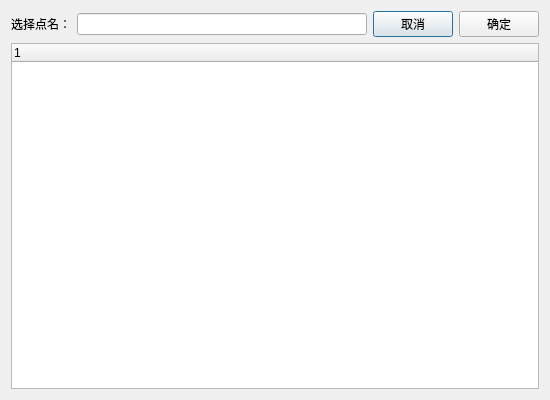
<?xml version="1.0" encoding="UTF-8"?>
<ui version="4.0">
 <class>CPointNameTable</class>
 <widget class="QDialog" name="CPointNameTable">
  <property name="geometry">
   <rect>
    <x>0</x>
    <y>0</y>
    <width>550</width>
    <height>400</height>
   </rect>
  </property>
  <property name="windowTitle">
   <string>点名选择</string>
  </property>
  <layout class="QVBoxLayout" name="verticalLayout">
   <item>
    <layout class="QHBoxLayout" name="horizontalLayout">
     <item>
      <widget class="QLabel" name="label">
       <property name="text">
        <string>选择点名：</string>
       </property>
      </widget>
     </item>
     <item>
      <widget class="QLineEdit" name="editPointName"/>
     </item>
     <item>
      <widget class="QPushButton" name="buttonCancel">
       <property name="text">
        <string>取消</string>
       </property>
      </widget>
     </item>
     <item>
      <widget class="QPushButton" name="buttonEnter">
       <property name="text">
        <string>确定</string>
       </property>
      </widget>
     </item>
    </layout>
   </item>
   <item>
    <widget class="QTreeWidget" name="treePointName">
     <property name="styleSheet">
      <string notr="true">font: 75 16pt &quot;仿宋&quot;;</string>
     </property>
    </widget>
   </item>
  </layout>
 </widget>
 <resources/>
 <connections>
  <connection>
   <sender>buttonCancel</sender>
   <signal>clicked()</signal>
   <receiver>CPointNameTable</receiver>
   <slot>close()</slot>
   <hints>
    <hint type="sourcelabel">
     <x>418</x>
     <y>22</y>
    </hint>
    <hint type="destinationlabel">
     <x>274</x>
     <y>199</y>
    </hint>
   </hints>
  </connection>
 </connections>
</ui>
